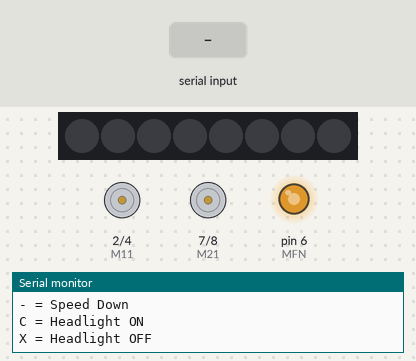
Simulated run of this sketch. Board: Arduino Uno, built with avr-gcc and run on an emulated ATmega328P. Shown: 8 RGB LEDs in strip order, left to right, motor-driver pin pairs drawn as motors (green arrow = first pin HIGH = forward, orange = second pin HIGH = backward, longer = more drive), output pins drawn as LEDs (lit = HIGH), the last lines printed to the serial monitor. The inputs (shaded band) are chosen by the test bench. Dim RGB values are drawn brighter than linear.

Above: at 1.3 s.
1.4 s: "H" received over Serial
At 2.0 s:
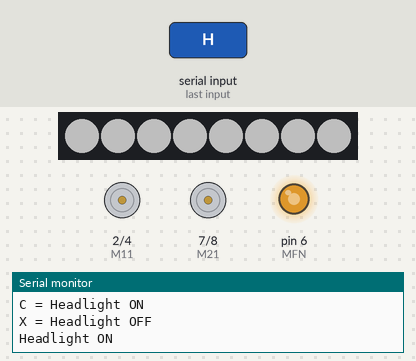
2.9 s: "F" received over Serial
At 4.1 s:
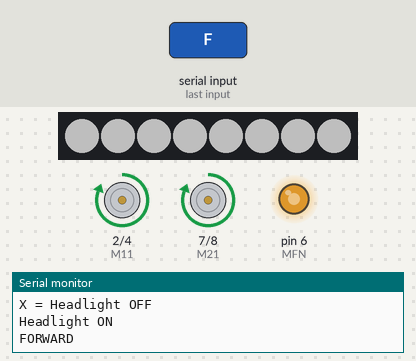
4.4 s: "B" received over Serial
At 5.5 s:
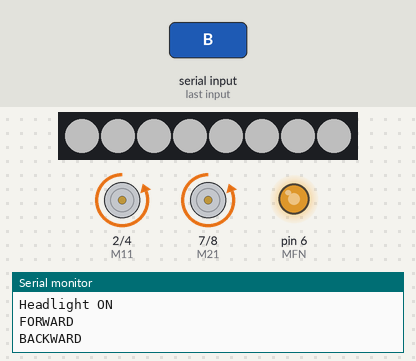
5.9 s: "L" received over Serial
At 6.6 s:
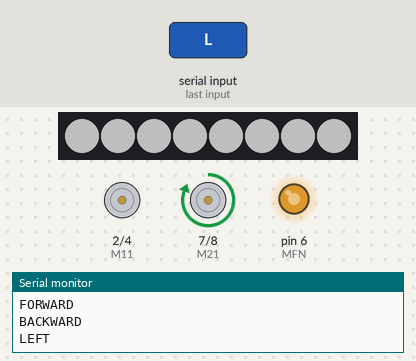
7.4 s: "R" received over Serial
At 7.7 s:
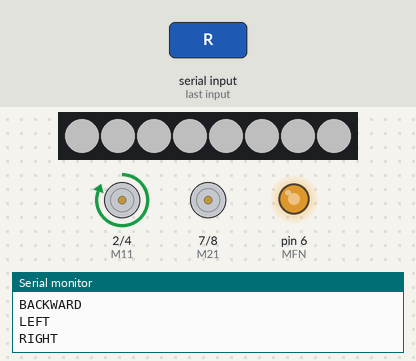
8.9 s: "+" received over Serial
At 10.1 s:
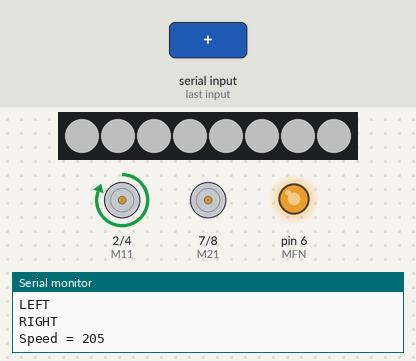
Timing chart, 0 to 11.4 s (numbered marks = the images above; inputs shaded):
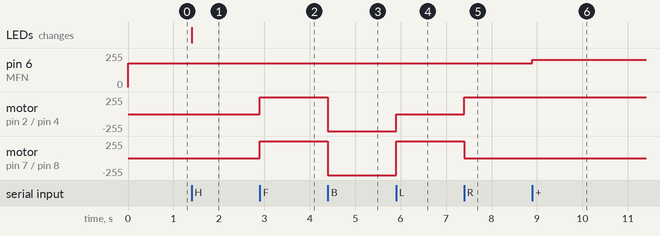

Measured:
- after the input at 1.4 s, the LEDs: change at once (image 1)
- after the input at 2.9 s, motor on pin 2 (M11) / pin 4 (M12), motor on pin 7 (M21) / pin 8 (M22): stopped → forward 255/255 at once
- after the input at 4.4 s, motor on pin 2 (M11) / pin 4 (M12), motor on pin 7 (M21) / pin 8 (M22): forward 255/255 → backward 255/255 at once
- after the input at 5.9 s, motor on pin 2 (M11) / pin 4 (M12): backward 255/255 → stopped at once; motor on pin 7 (M21) / pin 8 (M22): backward 255/255 → forward 255/255 at once
- after the input at 7.4 s, motor on pin 2 (M11) / pin 4 (M12): stopped → forward 255/255 at once; motor on pin 7 (M21) / pin 8 (M22): forward 255/255 → stopped at once
- after the input at 8.9 s, pin 6 (MFN): 180/255 → 205/255 at once

The sketch:

Practical_46.ino
```cpp
/*
==========================================
Practical-46 : Custom Bluetooth Interface
(Final Version)
==========================================

HC-05 TX -> D0
HC-05 RX -> D1

Verified Board Mapping

M11 -> D2
M12 -> D4
MFN -> D6 (PWM)
M21 -> D7
M22 -> D8

RGB LED -> D11 (WS2812B)

Gamepad Button Mapping (App Verified):
Triangle = T (Free / Future use)
Square   = S (Stop)
Circle   = C (Headlight ON)
X        = X (Headlight OFF)
==========================================
*/

#include <Adafruit_NeoPixel.h>

#define M11 2
#define M12 4
#define MFN 6
#define M21 7
#define M22 8

#define RGB_PIN 11
#define NUMPIXELS 8

Adafruit_NeoPixel strip(NUMPIXELS, RGB_PIN, NEO_GRB + NEO_KHZ800);

int speedValue = 180;

//==========================
void setup()
//==========================
{
  Serial.begin(9600);

  pinMode(M11, OUTPUT);
  pinMode(M12, OUTPUT);
  pinMode(M21, OUTPUT);
  pinMode(M22, OUTPUT);
  pinMode(MFN, OUTPUT);

  strip.begin();
  strip.setBrightness(80);
  strip.clear();
  strip.show();

  analogWrite(MFN, speedValue);

  stopCar();

  Serial.println("==================================");
  Serial.println(" Bluetooth RC Car Ready ");
  Serial.println("==================================");
  Serial.println("F = Forward");
  Serial.println("B = Backward");
  Serial.println("L = Left");
  Serial.println("R = Right");
  Serial.println("S = Stop");
  Serial.println("+ = Speed Up");
  Serial.println("- = Speed Down");
  Serial.println("C = Headlight ON");
  Serial.println("X = Headlight OFF");
}

//==========================
void forward()
//==========================
{
  digitalWrite(M11, HIGH);
  digitalWrite(M12, LOW);

  digitalWrite(M21, HIGH);
  digitalWrite(M22, LOW);

  Serial.println("FORWARD");
}

//==========================
void backward()
//==========================
{
  digitalWrite(M11, LOW);
  digitalWrite(M12, HIGH);

  digitalWrite(M21, LOW);
  digitalWrite(M22, HIGH);

  Serial.println("BACKWARD");
}

//==========================
void left()
//==========================
{
  digitalWrite(M11, LOW);
  digitalWrite(M12, LOW);

  digitalWrite(M21, HIGH);
  digitalWrite(M22, LOW);

  Serial.println("LEFT");
}

//==========================
void right()
//==========================
{
  digitalWrite(M11, HIGH);
  digitalWrite(M12, LOW);

  digitalWrite(M21, LOW);
  digitalWrite(M22, LOW);

  Serial.println("RIGHT");
}

//==========================
void stopCar()
//==========================
{
  digitalWrite(M11, LOW);
  digitalWrite(M12, LOW);

  digitalWrite(M21, LOW);
  digitalWrite(M22, LOW);

  Serial.println("STOP");
}

//==========================
void headLight(bool state)
//==========================
{
  if (state)
  {
    for (int i = 0; i < NUMPIXELS; i++)
      strip.setPixelColor(i, strip.Color(255, 255, 255));
  }
  else
  {
    strip.clear();
  }

  strip.show();
}

//==========================
void loop()
//==========================
{
  if (Serial.available())
  {
    char cmd = toupper(Serial.read());

    switch (cmd)
    {
      case 'F':
        forward();
        break;

      case 'B':
        backward();
        break;

      case 'L':
        left();
        break;

      case 'R':
        right();
        break;

      case 'S':
        stopCar();
        break;

      case '+':
        if (speedValue < 255)
          speedValue += 25;

        analogWrite(MFN, speedValue);

        Serial.print("Speed = ");
        Serial.println(speedValue);
        break;

      case '-':
        if (speedValue > 25)
          speedValue -= 25;

        analogWrite(MFN, speedValue);

        Serial.print("Speed = ");
        Serial.println(speedValue);
        break;

      case 'H':
      case 'C':                    // Circle button -> Headlight ON
        headLight(true);
        Serial.println("Headlight ON");
        break;

      case 'X':                    // X button -> Headlight OFF
        headLight(false);
        Serial.println("Headlight OFF");
        break;

      case '0':                    // Button release signal - ignore
      case 'T':                    // Triangle - free for future use
        break;

      default:
        Serial.println("Invalid Command");
        break;
    }
  }
}
```
